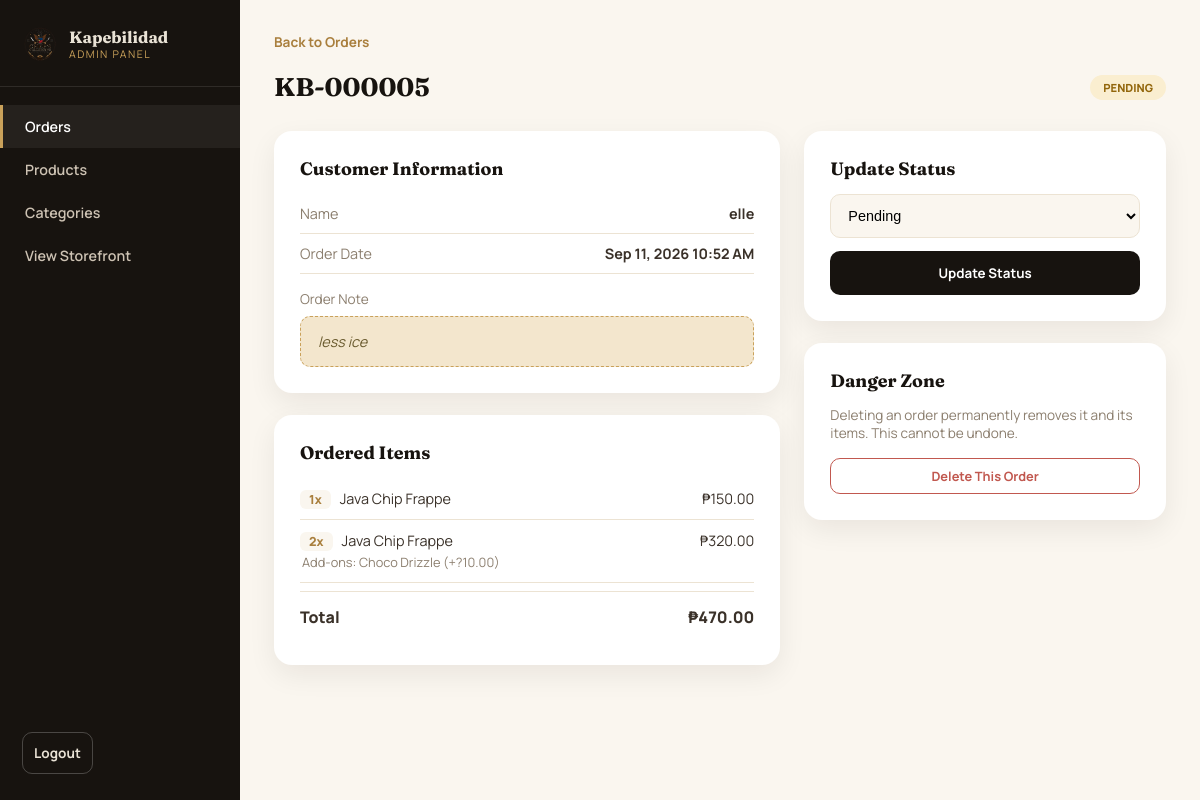
Page /admin/order_details.php?id=5 (signed in) on the committed database.
### tables this page shows
CREATE TABLE `orders` (
  `id` int(11) NOT NULL,
  `order_code` varchar(20) NOT NULL,
  `customer_name` varchar(100) NOT NULL,
  `order_note` varchar(255) DEFAULT NULL,
  `total_price` decimal(10,2) NOT NULL,
  `status` enum('pending','preparing','completed','cancelled') NOT NULL DEFAULT 'pending',
  `created_at` datetime DEFAULT current_timestamp()
);

CREATE TABLE `order_items` (
  `id` int(11) NOT NULL,
  `order_id` int(11) NOT NULL,
  `product_id` int(11) DEFAULT NULL,
  `product_name` varchar(100) NOT NULL,
  `quantity` int(11) NOT NULL,
  `price` decimal(10,2) NOT NULL,
  `subtotal` decimal(10,2) NOT NULL,
  `item_note` varchar(255) DEFAULT NULL,
  `addons_summary` varchar(255) DEFAULT NULL
);

### includes/functions.php (called while the page is built, shortened)
<?php
function h(?string $value): string
{
    return htmlspecialchars($value ?? '', ENT_QUOTES, 'UTF-8');
}
function formatPrice($amount): string
{
    return '₱' . number_format((float)$amount, 2);
}
function statusBadge(string $status): array
{
    $map = [
        'pending' => ['label' => 'Pending', 'class' => 'badge-pending'],
        'preparing' => ['label' => 'Preparing', 'class' => 'badge-preparing'],
        'completed' => ['label' => 'Completed', 'class' => 'badge-completed'],
        'cancelled' => ['label' => 'Cancelled', 'class' => 'badge-cancelled'],
    ];
    return $map[$status] ?? ['label' => ucfirst($status), 'class' => 'badge-pending'];
}

### admin/order_details.php (the view, shortened to what this page needs)
<?php
require_once __DIR__ . '/../includes/functions.php';
$orderId = (int)($_GET['id'] ?? 0);
$db = getDB();
$stmt = $db->prepare('SELECT * FROM orders WHERE id = :id LIMIT 1');
$stmt->execute([':id' => $orderId]);
$order = $stmt->fetch();
$itemsStmt = $db->prepare('SELECT * FROM order_items WHERE order_id = :id ORDER BY id ASC');
$itemsStmt->execute([':id' => $orderId]);
$orderItems = $itemsStmt->fetchAll();
$activeNav = 'dashboard';
require_once __DIR__ . '/includes/admin_header.php';
$badge = statusBadge($order['status']);
?>
<a href="dashboard.php" class="back-link">Back to Orders</a>
<div class="admin-topbar">
  <h1><?= h($order['order_code']) ?></h1>
  <span class="status-pill <?= h($badge['class']) ?>" id="currentStatusPill"><?= h($badge['label']) ?></span>
</div>
<div class="detail-grid">
  <div>
    <div class="detail-card">
      <h3>Customer Information</h3>
      <div class="detail-row"><span class="label">Name</span><span class="value"><?= h($order['customer_name']) ?></span></div>
      <div class="detail-row"><span class="label">Order Date</span><span class="value"><?= h(date('M d, Y g:i A', strtotime($order['created_at']))) ?></span></div>
      <?php if (!empty($order['order_note'])): ?>
        <div style="margin-top:16px;">
          <div style="color:var(--muted); font-size:0.85rem; margin-bottom:8px;">Order Note</div>
          <div class="note-box"><?= h($order['order_note']) ?></div>
        </div>
      <?php endif; ?>
    </div>
    <div class="detail-card">
      <h3>Ordered Items</h3>
      <?php foreach ($orderItems as $item): ?>
        <div class="item-row" style="flex-direction:column; align-items:stretch; gap:3px;">
          <div style="display:flex; justify-content:space-between;">
            <span><span class="qty-tag"><?= (int)$item['quantity'] ?>x</span><?= h($item['product_name']) ?></span>
            <span><?= formatPrice($item['subtotal']) ?></span>
          </div>
          <?php if (!empty($item['addons_summary']) || !empty($item['item_note'])): ?>
            <div style="font-size:0.8rem; color:var(--muted); padding-left:2px;">
              <?php if (!empty($item['addons_summary'])): ?>
                <div>Add-ons: <?= h($item['addons_summary']) ?></div>
              <?php endif; ?>
            </div>
          <?php endif; ?>
        </div>
      <?php endforeach; ?>
      <div class="item-row" style="font-weight:800; font-size:1rem; border-top:1.5px solid var(--line); margin-top:8px; padding-top:14px;">
        <span>Total</span>
        <span><?= formatPrice($order['total_price']) ?></span>
      </div>
    </div>
  </div>
  <div>
    <div class="detail-card">
      <h3>Update Status</h3>
      <form class="status-form" id="statusForm">
        <select name="status" id="statusSelect">
          <?php foreach (['pending' => 'Pending', 'preparing' => 'Preparing', 'completed' => 'Completed', 'cancelled' => 'Cancelled'] as $key => $label): ?>
            <option value="<?= h($key) ?>" <?= $order['status'] === $key ? 'selected' : '' ?>><?= h($label) ?></option>
          <?php endforeach; ?>
        </select>
        <button type="submit">Update Status</button>
      </form>
    </div>
    <div class="detail-card">
      <h3>Danger Zone</h3>
      <p style="font-size:0.85rem; color:var(--muted); margin-bottom:16px;">Deleting an order permanently removes it and its items. This cannot be undone.</p>
      <button type="button" class="pill-btn danger delete-order-btn" data-order-id="<?= (int)$order['id'] ?>" style="width:100%; justify-content:center;">Delete This Order</button>
    </div>
  </div>
</div>
<?php require_once __DIR__ . '/includes/admin_footer.php'; ?>

### admin/includes/admin_header.php (shortened to what this page needs)
<?php
$activeNav = $activeNav ?? 'dashboard';
?>
<!DOCTYPE html>
<html lang="en">
<head>
<link rel="stylesheet" href="<?= BASE_URL ?>/assets/css/admin.css">
</head>
<body>
<div class="admin-shell">
  <aside class="admin-sidebar" id="adminSidebar">
    <div class="admin-brand">
      <img src="<?= BASE_URL ?>/assets/images/logo.png" alt="Kapebilidad logo">
      <div>
        <div class="t1">Kapebilidad</div>
        <div class="t2">Admin Panel</div>
      </div>
    </div>
    <nav class="admin-nav">
      <a href="<?= BASE_URL ?>/admin/dashboard.php" class="<?= $activeNav === 'dashboard' ? 'active' : '' ?>">Orders</a>
      <a href="<?= BASE_URL ?>/admin/products.php" class="<?= $activeNav === 'products' ? 'active' : '' ?>">Products</a>
      <a href="<?= BASE_URL ?>/admin/categories.php" class="<?= $activeNav === 'categories' ? 'active' : '' ?>">Categories</a>
      <a href="<?= BASE_URL ?>/index.php" target="_blank">View Storefront</a>
    </nav>
    <form action="<?= BASE_URL ?>/admin/logout.php" method="POST">
      <button type="submit" class="admin-logout-btn">Logout</button>
    </form>
  </aside>
  <main class="admin-main">

### admin/includes/admin_footer.php (shortened to what this page needs)
  </main>
</div>
</body>
</html>

### assets/css/admin.css (style rules this page uses)
:root { --ink: #17130f; --ink-soft: #3a3129; --cream: #faf6ef; --card: #ffffff; --gold: #c9a15a; --gold-deep: #a97f3d; --gold-soft: #f3e6cd; --line: #ece3d3; --muted: #8c7f6f; --radius-sm: 10px; --radius-md: 18px; --shadow: 0 10px 28px rgba(23,19,15,0.07); --ease: cubic-bezier(0.22, 1, 0.36, 1); }
* { box-sizing: border-box; }
body { margin: 0; font-family: 'Manrope', 'Segoe UI', system-ui, sans-serif; background: var(--cream); color: var(--ink-soft); }
a { text-decoration: none; color: inherit; }
button { font-family: inherit; cursor: pointer; }
h1, h2, h3, h4 { font-family: 'Fraunces', Georgia, serif; color: var(--ink); margin: 0; }
.admin-shell { display: flex; min-height: 100vh; }
.admin-sidebar { width: 240px; background: var(--ink); color: #e9e2d5; flex-shrink: 0; display: flex; flex-direction: column; padding: 26px 0; }
.admin-brand { display: flex; align-items: center; gap: 11px; padding: 0 22px 24px; border-bottom: 1px solid rgba(255,255,255,0.1); margin-bottom: 18px; }
.admin-brand img { width: 36px; height: 36px; }
.admin-brand .t1 { font-family: 'Fraunces', serif; font-weight: 700; font-size: 1.02rem; }
.admin-brand .t2 { font-size: 0.66rem; color: var(--gold); text-transform: uppercase; letter-spacing: 1.5px; }
.admin-nav { flex: 1; }
.admin-nav a { display: flex; align-items: center; gap: 11px; padding: 12px 22px; font-size: 0.89rem; font-weight: 600; color: #cdc2b3; border-left: 3px solid transparent; transition: all 0.2s var(--ease); }
.admin-nav a:hover, .admin-nav a.active { background: rgba(255,255,255,0.06); color: #fff; border-left-color: var(--gold); }
.admin-logout-btn { margin: 12px 22px 0; background: transparent; border: 1.5px solid rgba(255,255,255,0.22); color: #e9e2d5; padding: 11px; border-radius: var(--radius-sm); font-size: 0.85rem; font-weight: 700; transition: all 0.25s var(--ease); }
.admin-main { flex: 1; padding: 30px 34px 60px; min-width: 0; }
.admin-topbar { display: flex; align-items: center; justify-content: space-between; margin-bottom: 28px; flex-wrap: wrap; gap: 12px; }
.admin-topbar h1 { font-size: 1.6rem; }
.pill-btn { background: var(--ink); color: #fff; border: none; padding: 8px 16px; border-radius: var(--radius-sm); font-size: 0.8rem; font-weight: 700; transition: all 0.2s var(--ease); display: inline-flex; align-items: center; gap: 6px; }
.pill-btn.danger { background: transparent; border: 1.5px solid #c1584f; color: #c1584f; }
.status-pill { display: inline-block; padding: 5px 13px; border-radius: 999px; font-size: 0.7rem; font-weight: 800; text-transform: uppercase; }
.badge-pending { background: #faeed0; color: #92660b; }
.back-link { display: inline-flex; align-items: center; gap: 7px; font-size: 0.85rem; font-weight: 700; color: var(--gold-deep); margin-bottom: 20px; }
.detail-grid { display: grid; grid-template-columns: 1.4fr 1fr; gap: 24px; align-items: flex-start; }
.detail-card { background: var(--card); border-radius: var(--radius-md); box-shadow: var(--shadow); padding: 26px; margin-bottom: 22px; }
.detail-card h3 { font-size: 1.12rem; margin-bottom: 14px; }
.detail-row { display: flex; justify-content: space-between; padding: 10px 0; border-bottom: 1px solid var(--line); font-size: 0.9rem; }
.detail-row .label { color: var(--muted); }
.detail-row .value { font-weight: 700; text-align: right; }
.note-box { background: var(--gold-soft); border: 1px dashed var(--gold); border-radius: var(--radius-sm); padding: 15px 17px; font-size: 0.9rem; font-style: italic; color: #6b5c30; }
.item-row { display: flex; justify-content: space-between; padding: 11px 0; border-bottom: 1px solid var(--line); font-size: 0.9rem; }
.item-row:last-child { border-bottom: none; }
.item-row .qty-tag { background: var(--cream); border-radius: 6px; padding: 1px 9px; font-size: 0.78rem; font-weight: 800; color: var(--gold-deep); margin-right: 9px; }
.status-form select { width: 100%; padding: 12px 13px; border-radius: var(--radius-sm); border: 1.5px solid var(--line); font-size: 0.9rem; margin-bottom: 13px; background: var(--cream); }
.status-form button { width: 100%; background: var(--ink); color: #fff; border: none; padding: 13px; border-radius: var(--radius-sm); font-weight: 700; transition: background 0.25s var(--ease); }

### rows in the picture
orders: order_code "KB-000005", status "PENDING", customer_name "elle", created_at "Sep 11, 2026 10:52 AM", order_note "less ice", total_price "₱470.00", status "Pending"
order_items: quantity "1", product_name "Java Chip Frappe", subtotal "₱150.00"
order_items: quantity "2", product_name "Java Chip Frappe", subtotal "₱320.00", addons_summary "Choco Drizzle (+?10.00)"
